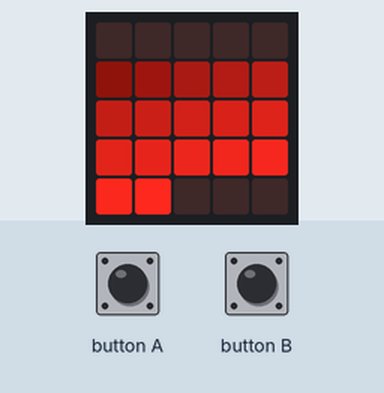
Bench run of a program on a simulated BBC micro:bit (MakeCode). On the bench: the board's 5×5 LED display. Inputs (shaded band) come from the test bench.

Above: at 1.2 s.
1.3 s: button B pressed for 0.15 s
At 1.69 s:
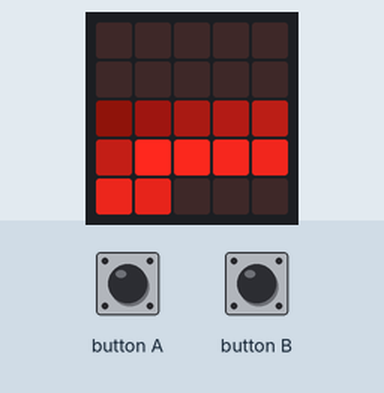
2.0 s: button A pressed for 0.15 s
At 2.31 s:
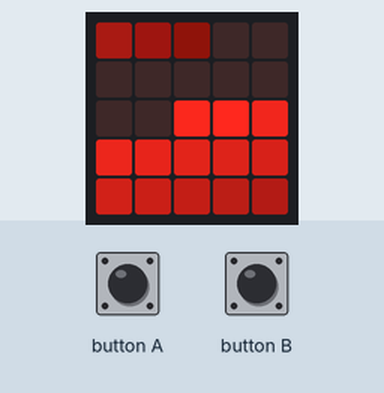
2.7 s: button B pressed for 0.15 s
At 3.23 s:
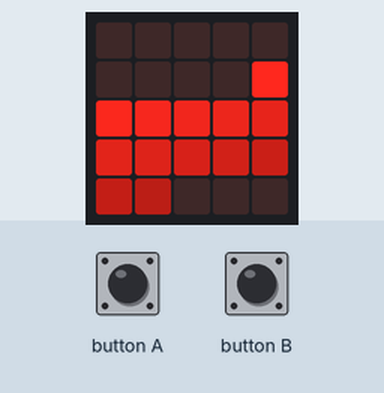
3.4 s: button A pressed for 0.15 s
At 3.85 s:
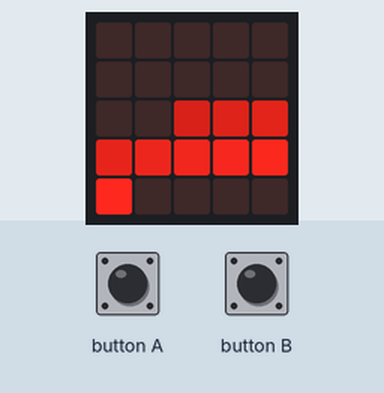
4.1 s: button B pressed for 0.15 s
At 4.77 s:
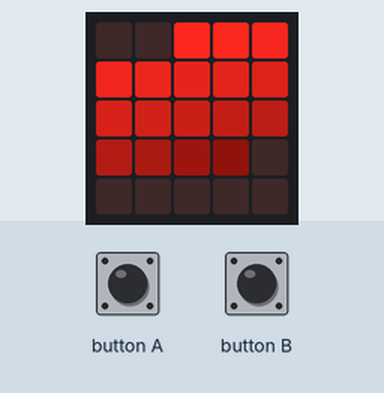
4.8 s: button A pressed for 0.15 s
At 5.7 s:
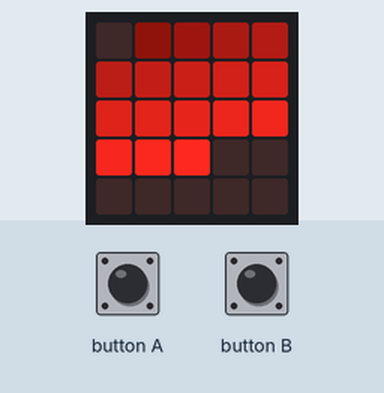
Timing chart, 0 to 7.8 s (numbered marks = the images above; inputs shaded):
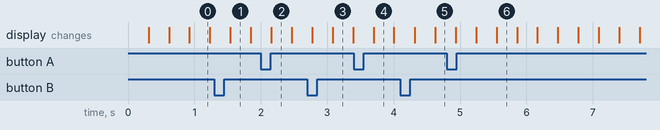

Measured:
- after the input at 1.3 s, the display: changes after 0.24 s (image 1)
- after the input at 2.0 s, the display: changes after 0.16 s (image 2)
- after the input at 2.7 s, the display: first differs from a run without the input after 0.38 s (image 3)
- after the input at 3.4 s, the display: changes after 0.30 s (image 4)
- after the input at 4.1 s, the display: first changes after 0.22 s (image 5 shows a later state)
- after the input at 4.8 s, the display: first differs from a run without the input after 0.44 s (image 6 shows a later state)

The program:

led_with_trail.py
```python
grid = [
    [0, 0, 0, 0, 0],
    [0, 0, 0, 0, 0],
    [0, 0, 0, 0, 0],
    [0, 0, 0, 0, 0],
    [0, 0, 0, 0, 0]
]
pos = [0, 0]
direction = 1

def on_forever():
    global grid, pos
    if direction:
        if pos[0] == 4:
            pos[0] = 0
            if pos[1] == 4:
                pos[1] = 0
            else:
                pos[1] += 1
        else:
            pos[0] += 1
    else:
        if pos[0] == 0:
            pos[0] = 4
            if pos[1] == 0:
                pos[1] = 4
            else:
                pos[1] -= 1
        else:
            pos[0] -= 1

    for y in range(5):
        for x in range(5):
            if grid[y][x] > 0:
                grid[y][x] -= 15

    grid[pos[1]][pos[0]] = 255

    for y in range(5):
        for x in range(5):
            led.plot_brightness(x, y, grid[y][x])

def on_button_pressed_a():
    global direction
    direction = 1

def on_button_pressed_b():
    global direction
    direction = 0

input.on_button_pressed(Button.A, on_button_pressed_a)
input.on_button_pressed(Button.B, on_button_pressed_b)

grid[0][0] = 255
led.plot_brightness(0, 0, 255)

basic.forever(on_forever)
```
